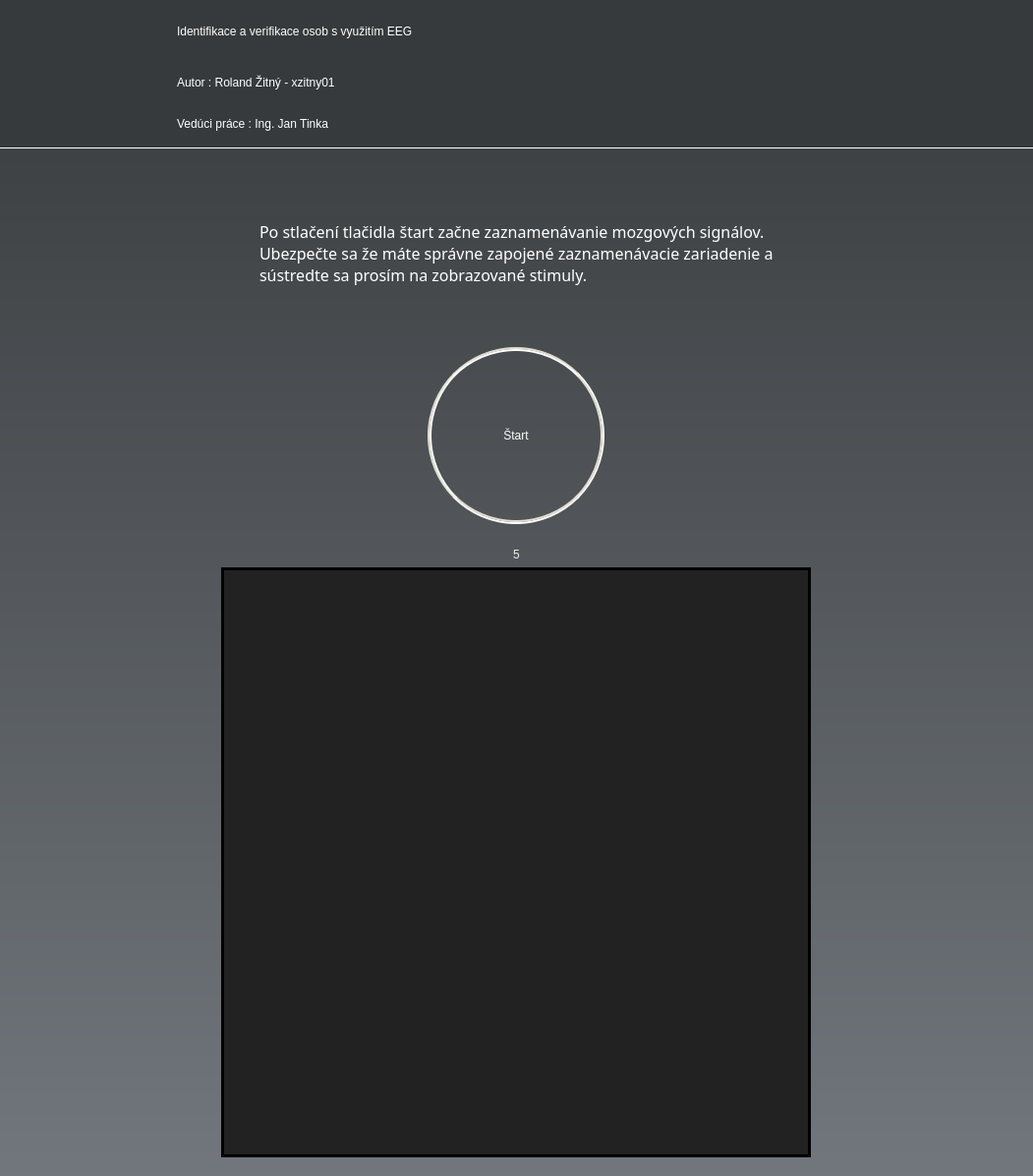
<?xml version="1.0" encoding="UTF-8"?>
<ui version="4.0">
 <class>MainWindow</class>
 <widget class="QMainWindow" name="MainWindow">
  <property name="geometry">
   <rect>
    <x>0</x>
    <y>0</y>
    <width>1051</width>
    <height>869</height>
   </rect>
  </property>
  <property name="windowTitle">
   <string>NAS</string>
  </property>
  <property name="windowIcon">
   <iconset>
    <normaloff>../../resources/icons/AppIcon.jpeg</normaloff>../../resources/icons/AppIcon.jpeg</iconset>
  </property>
  <widget class="QWidget" name="centralwidget">
   <property name="styleSheet">
    <string notr="true">background-color: qlineargradient(spread:pad, x1:0 y1:0, x2:0 y2:1, stop:0 #373a3c, stop:1 #72777d);</string>
   </property>
   <layout class="QVBoxLayout" name="verticalLayout_2">
    <property name="leftMargin">
     <number>0</number>
    </property>
    <property name="topMargin">
     <number>0</number>
    </property>
    <property name="rightMargin">
     <number>0</number>
    </property>
    <property name="bottomMargin">
     <number>10</number>
    </property>
    <item>
     <widget class="QWidget" name="Header" native="true">
      <property name="minimumSize">
       <size>
        <width>0</width>
        <height>151</height>
       </size>
      </property>
      <property name="maximumSize">
       <size>
        <width>16777215</width>
        <height>151</height>
       </size>
      </property>
      <property name="styleSheet">
       <string notr="true">background-color: #373a3c;
border-bottom: 1px solid white;</string>
      </property>
      <layout class="QGridLayout" name="gridLayout" rowstretch="0" columnstretch="0,0">
       <property name="leftMargin">
        <number>0</number>
       </property>
       <property name="topMargin">
        <number>0</number>
       </property>
       <property name="rightMargin">
        <number>0</number>
       </property>
       <property name="bottomMargin">
        <number>0</number>
       </property>
       <property name="horizontalSpacing">
        <number>30</number>
       </property>
       <item row="0" column="0">
        <widget class="QLabel" name="label">
         <property name="minimumSize">
          <size>
           <width>150</width>
           <height>150</height>
          </size>
         </property>
         <property name="maximumSize">
          <size>
           <width>150</width>
           <height>150</height>
          </size>
         </property>
         <property name="styleSheet">
          <string notr="true">border-bottom: none;</string>
         </property>
         <property name="text">
          <string/>
         </property>
         <property name="pixmap">
          <pixmap>../../resources/icons/FitIcon.png</pixmap>
         </property>
         <property name="scaledContents">
          <bool>true</bool>
         </property>
         <property name="alignment">
          <set>Qt::AlignLeading|Qt::AlignLeft|Qt::AlignTop</set>
         </property>
         <property name="margin">
          <number>1</number>
         </property>
         <property name="indent">
          <number>0</number>
         </property>
        </widget>
       </item>
       <item row="0" column="1">
        <layout class="QVBoxLayout" name="verticalLayout_3">
         <property name="spacing">
          <number>0</number>
         </property>
         <item>
          <widget class="QLabel" name="label_2">
           <property name="minimumSize">
            <size>
             <width>0</width>
             <height>60</height>
            </size>
           </property>
           <property name="maximumSize">
            <size>
             <width>16777215</width>
             <height>60</height>
            </size>
           </property>
           <property name="styleSheet">
            <string notr="true">color: rgb(255, 255, 255);
font: 63 26pt &quot;Yu Gothic UI Semibold&quot;;
border-bottom: none;</string>
           </property>
           <property name="text">
            <string>Identifikace a verifikace osob s využitím EEG</string>
           </property>
          </widget>
         </item>
         <item>
          <widget class="QLabel" name="label_3">
           <property name="maximumSize">
            <size>
             <width>16777215</width>
             <height>40</height>
            </size>
           </property>
           <property name="styleSheet">
            <string notr="true">font: 63 12pt &quot;Yu Gothic UI Semibold&quot;;
color: rgb(255, 255, 255);
border-bottom: none;</string>
           </property>
           <property name="text">
            <string>Autor : Roland Žitný - xzitny01</string>
           </property>
          </widget>
         </item>
         <item>
          <widget class="QLabel" name="label_4">
           <property name="maximumSize">
            <size>
             <width>16777215</width>
             <height>40</height>
            </size>
           </property>
           <property name="styleSheet">
            <string notr="true">font: 63 12pt &quot;Yu Gothic UI Semibold&quot;;
color: rgb(255, 255, 255);
border-bottom: none;</string>
           </property>
           <property name="text">
            <string>Vedúci práce : Ing. Jan Tinka</string>
           </property>
          </widget>
         </item>
        </layout>
       </item>
      </layout>
     </widget>
    </item>
    <item>
     <widget class="QWidget" name="StimuliInfoWidget" native="true">
      <property name="styleSheet">
       <string notr="true">background-color: rgba(255, 255, 255, 0);</string>
      </property>
      <layout class="QVBoxLayout" name="StimuliInfoLayout">
       <property name="topMargin">
        <number>60</number>
       </property>
       <item alignment="Qt::AlignHCenter|Qt::AlignVCenter">
        <widget class="QLabel" name="StimPresInfo">
         <property name="minimumSize">
          <size>
           <width>0</width>
           <height>80</height>
          </size>
         </property>
         <property name="maximumSize">
          <size>
           <width>16777215</width>
           <height>80</height>
          </size>
         </property>
         <property name="styleSheet">
          <string notr="true">font: 12pt Bahnschrift SemiBold;
color: white;</string>
         </property>
         <property name="text">
          <string>Po stlačení tlačidla štart začne zaznamenávanie mozgových signálov.
Ubezpečte sa že máte správne zapojené zaznamenávacie zariadenie a
sústredte sa prosím na zobrazované stimuly.</string>
         </property>
        </widget>
       </item>
       <item>
        <spacer name="verticalSpacer">
         <property name="orientation">
          <enum>Qt::Vertical</enum>
         </property>
         <property name="sizeType">
          <enum>QSizePolicy::Fixed</enum>
         </property>
         <property name="sizeHint" stdset="0">
          <size>
           <width>20</width>
           <height>50</height>
          </size>
         </property>
        </spacer>
       </item>
       <item alignment="Qt::AlignHCenter|Qt::AlignVCenter">
        <widget class="QPushButton" name="StartRecording">
         <property name="minimumSize">
          <size>
           <width>180</width>
           <height>180</height>
          </size>
         </property>
         <property name="maximumSize">
          <size>
           <width>180</width>
           <height>180</height>
          </size>
         </property>
         <property name="styleSheet">
          <string notr="true">QPushButton{
background-color: qradialgradient(cx:0, cy:0, radius: 1,
                fx:0.5, fy:0.5, stop:0 #81B622 ,stop:0.5 #59981A stop:1 #3D550C);
border-radius: 90px;
border-width: 4px;
border-style: groove;
border-color: #E2DED0;
font: 63 18pt &quot;Bahnschrift SemiBold&quot;;
color: white;
}

QPushButton::hover
{
background-color: qradialgradient(cx:0, cy:0, radius: 1,
                fx:0.5, fy:0.5, stop:0 #91cc27 ,stop:0.5 #5fa31c stop:1 #507010);;
border-color: #adaa9e;
}

QPushButton::pressed {
border-width: 3px;
border-color: #adaa9e;
}</string>
         </property>
         <property name="text">
          <string>Štart</string>
         </property>
        </widget>
       </item>
      </layout>
     </widget>
    </item>
    <item>
     <widget class="QWidget" name="StimuliLayoutWidget" native="true">
      <property name="styleSheet">
       <string notr="true">background-color: rgba(255, 255, 255, 0);</string>
      </property>
      <layout class="QVBoxLayout" name="StimuliLayout">
       <item alignment="Qt::AlignHCenter|Qt::AlignVCenter">
        <widget class="QLabel" name="StartTimerLabel">
         <property name="styleSheet">
          <string notr="true">font: 80pt &quot;OCR A Extended&quot;;
color: #EEEDE7;</string>
         </property>
         <property name="text">
          <string>5</string>
         </property>
        </widget>
       </item>
       <item alignment="Qt::AlignHCenter|Qt::AlignVCenter">
        <widget class="QLabel" name="StimuliImage">
         <property name="minimumSize">
          <size>
           <width>600</width>
           <height>600</height>
          </size>
         </property>
         <property name="maximumSize">
          <size>
           <width>600</width>
           <height>600</height>
          </size>
         </property>
         <property name="styleSheet">
          <string notr="true">background-color: rgb(34, 34, 34);
border: 3px solid black</string>
         </property>
         <property name="text">
          <string/>
         </property>
         <property name="scaledContents">
          <bool>true</bool>
         </property>
        </widget>
       </item>
      </layout>
     </widget>
    </item>
   </layout>
  </widget>
 </widget>
 <resources/>
 <connections/>
</ui>
